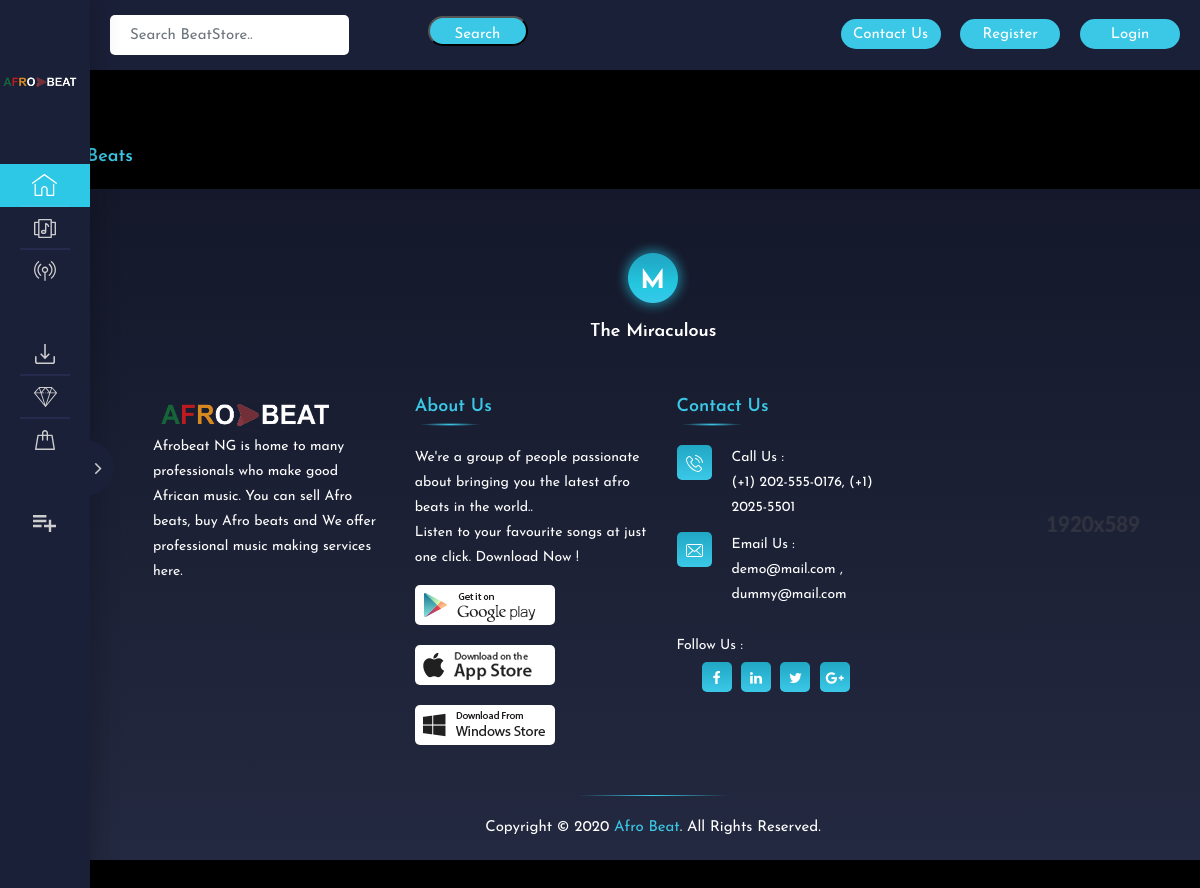
/beat-store/, run on an earlier commit of the app's database.
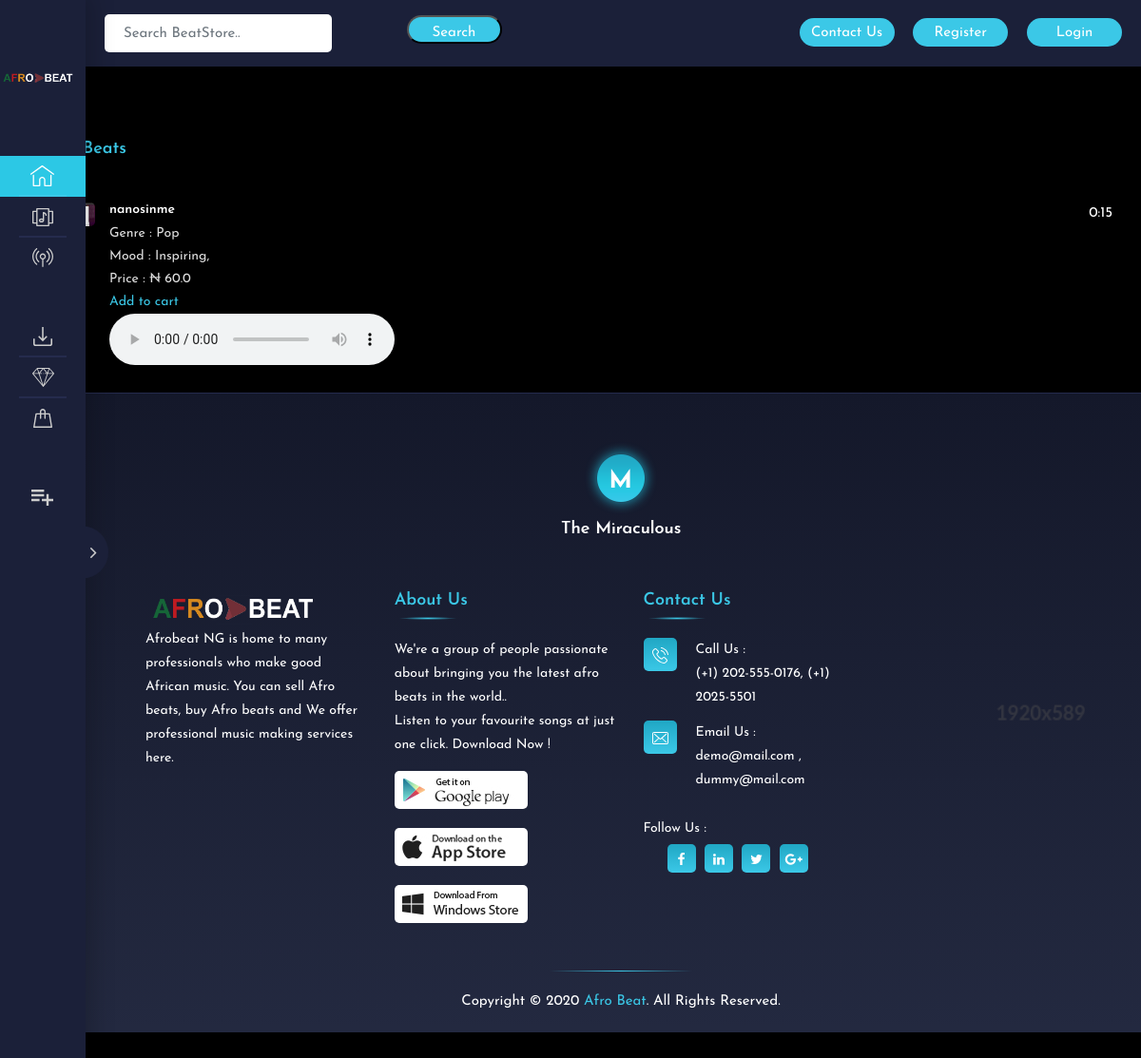
And on a later commit of the database.
### core/models.py (models this page shows, shortened)
class Beat(models.Model):
    user = models.ForeignKey(User, default=1, null=True, on_delete=models.SET_NULL)
    slug = models.SlugField(unique=True, blank=False)
    producer_name = models.CharField(max_length=45)
    beat_name = models.CharField(max_length=40)
    sound = models.FileField()
    sound_two = models.FileField()
    license = models.TextField()
    genre1 = models.CharField(choices=GENRE_CHOICES, max_length=3)
    mood1 = models.CharField(choices=MOOD_CHOICES, max_length=2)
    price = models.FloatField()
    verified = models.BooleanField(default=False)
    thumbnail = models.ImageField()
    timestamp = models.DateTimeField(auto_now_add=True)

### core/views.py (the view)
# urls.py: path('beat-store/', views.beat_store, name='beat-store'),
def beat_store(request):
    beats = Beat.objects.all().order_by('-timestamp')
    template_name = 'core/beat_store.html'
    context = {'beats': beats}
    return render(request, template_name, context)

### core/templates/core/beat_store.html (shortened to what this page needs)
{% extends 'core/base.html' %}
{% block content %}
<br>
<br>
<br>
<br>
<div class="ms_weekly_wrapper" style="padding-left: 15px;">
    <div class="ms_weekly_inner">
        <div class="row">
            <div class="col-lg-12">
                <div class="ms_heading">
                    <h1>Relaxed Beats</h1>
                </div>
            </div>
            <div class="col-lg-4 col-md-12 padding_right40" style="padding-left: 15px;">
               {%for obj in beats %}
                <div class="ms_weekly_box">
                    <div class="weekly_left">
                        <span class="w_top_no">
                        </span>
                        <div class="w_top_song">
                            <div class="w_tp_song_img">
                                <div class="ms_play_icon">
                                </div>
                            </div>
                            <div class="w_tp_song_name">
                                <h3><a href="{{ obj.sound_two.url}}" target="_blank">{{ obj.beat_name }}</a></h3>
                                <p>Genre : {{ obj.get_genre1_display }}</p>
                                <p>Mood : {{ obj.get_mood1_display }}, {{ obj.get_mood2_display }}</p>
                                <p>Price : &#8358 {{ obj.price }}</p>
                                <p><a href="/{{ obj.slug }}/license/">Add to cart</a></p>
                                <audio controls>
                                    <source src="{{ obj.sound_two.url }}" type="audio/mpeg">
                                </audio>
                            </div>
                        </div>
                    </div>
                    <div class="weekly_right">
                        <span class="w_song_time">0:15</span>
                    </div>
                </div>
            {% endfor %}
            </div>
            </div>
        </div>
    </div>
{% endblock %}

What changed in the data, as far as the page shows it:
added Beat: beat_name "nanosinme", genre1 "Pop", mood1 "Inspiring", price "60.0"
